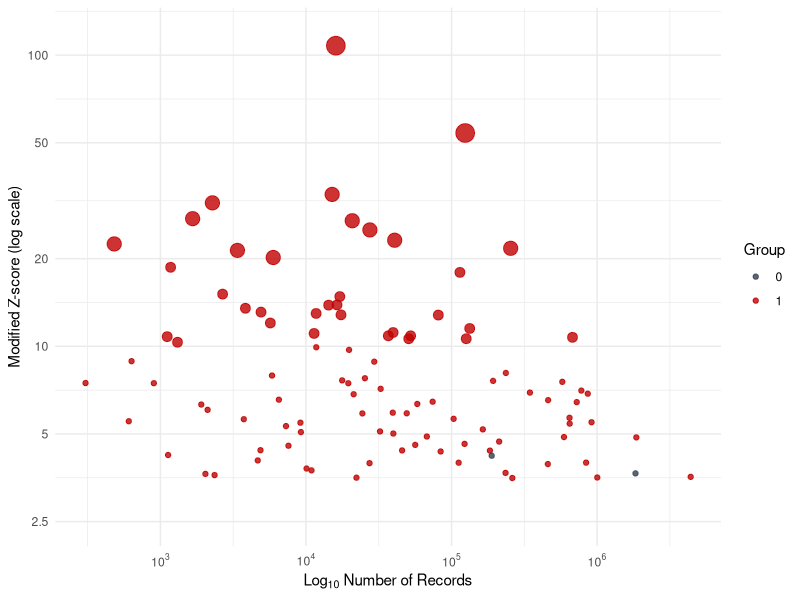

The R script that drew this image:
library(ggplot2)
library(scales)

# Load data
data <- read.csv("data/data_for_Figure1.csv", check.names = FALSE)

# Add point size based on Modified Z-score
data$point_size <- ifelse(data$Modified_Z_score > 50, 6,
                          ifelse(data$Modified_Z_score >= 20, 4.5,
                                 ifelse(data$Modified_Z_score >= 10, 3, 1.5)))

# Create plot
plotA <- ggplot(data,
                aes(x = `Number of records using the relevant words/phrases`,
                    y = Modified_Z_score,
                    colour = factor(Group))) +
  geom_point(aes(size = point_size), alpha = 0.8) +
  scale_size_identity() +
  scale_x_log10(
    breaks = 10^(2:6),
    labels = trans_format("log10", math_format(10^.x))
  ) +
  scale_y_log10(
    breaks = c(2.5, 5, 10, 20, 50, 100),
    labels = c("2.5", "5", "10", "20", "50", "100"),
    limits = c(2.5, 120)  # Set lower limit of Y-axis to 2.5
  ) +
  scale_colour_manual(values = c("#333F50", "#C00000")) +
  labs(
    x = expression(Log[10]~Number~of~Records),
    y = "Modified Z-score (log scale)",
    colour = "Group"
  ) +
  theme_minimal()

# Save image (600 dpi)
ggsave("analysis/FIG1_log.png", plotA, width = 10, height = 6, dpi = 600)
